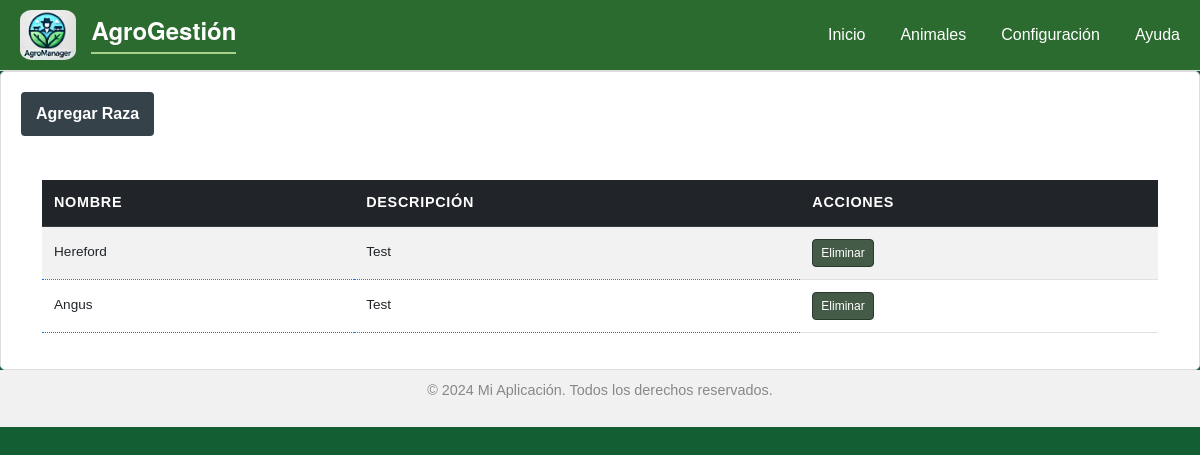
/settings_breeds/, run on an earlier commit of the app's database.
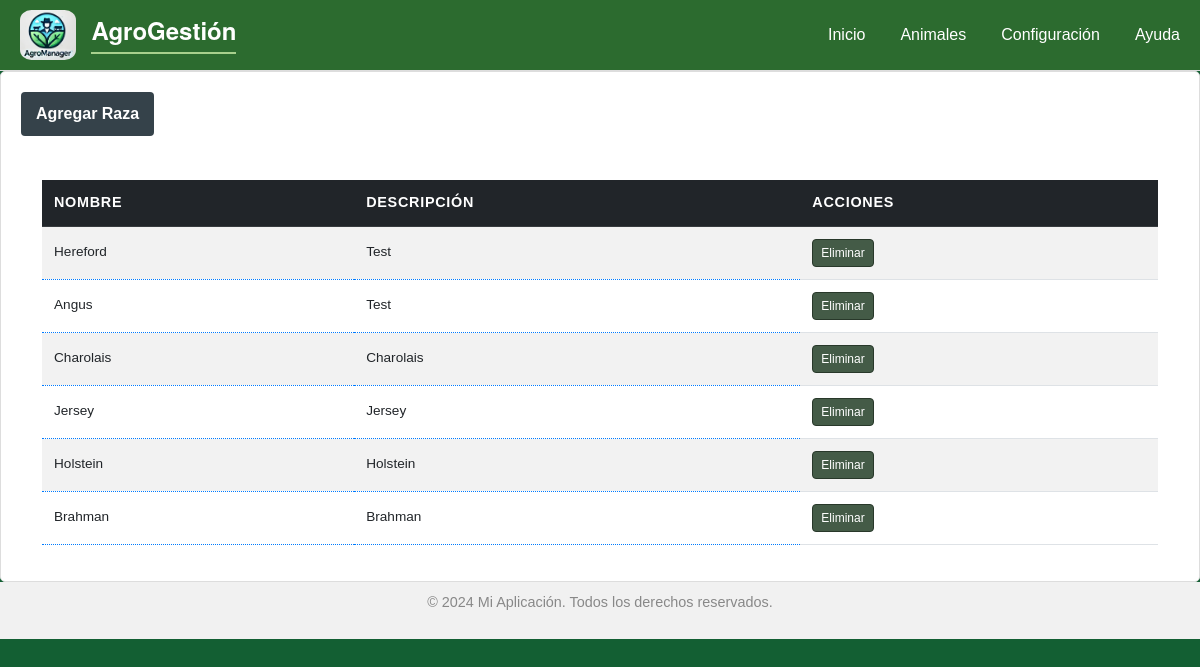
And on a later commit of the database.
### ganaderia/models.py (models this page shows, shortened)
class Breed(models.Model):
    name = models.CharField(max_length=100, unique=True)  # Nombre de la raza, único
    description = models.TextField(blank=True, null=True)  # Descripción opcional de la raza

### ganaderia/views.py (the view)
# urls.py: path('settings_breeds/', settings_breeds, name='settings_breeds'),
def settings_breeds(request):
    breed_list = Breed.objects.all()
    return render(request, 'settings_breeds.html',{'breed_list': breed_list})

### ganaderia/templates/settings_breeds.html (shortened to what this page needs)
{% extends "base.html" %}
{% block content %}
    <section class="panel" id="animals-panel">
                  <div id="list-generic">
                  <button id="show-form-button" onclick="toggleForm()" class="add-animal-btn">Agregar Raza</button>
                      <div class="container mt-4">
                          <div class="table-responsive">
                              <table class="table table-striped table-hover align-middle animal-grid" id="animalTable">
                                  <thead class="table-dark">
                                      <tr>
                                          <th>Nombre</th>
                                          <th>Descripción</th>
                                          <th>Acciones</th>
                                      </tr>
                                  </thead>
                                  <tbody>
                                      {% for breed in breed_list%}
                                        <tr data-breed-id="{{ breed.id }}">
                                            <td class="editable" data-field="name">{{ breed.name }} </td>
                                            <td class="editable" data-field="description">{{ breed.description }}</td>
                                            <td>
                                                <button class="btn btn-danger btn-sm" onclick="confirmDelete({{ breed.id }})" >Eliminar</button>
                                            </td>
                                        </tr>
                                      {% endfor %}
                                  </tbody>
                              </table>
                          </div>
                      </div>
                  </div>
    </section>
{% endblock %}

What changed in the data, as far as the page shows it:
added Breed: name "Charolais", description "Charolais"
added Breed: name "Jersey", description "Jersey"
added Breed: name "Holstein", description "Holstein"
added Breed: name "Brahman", description "Brahman"
